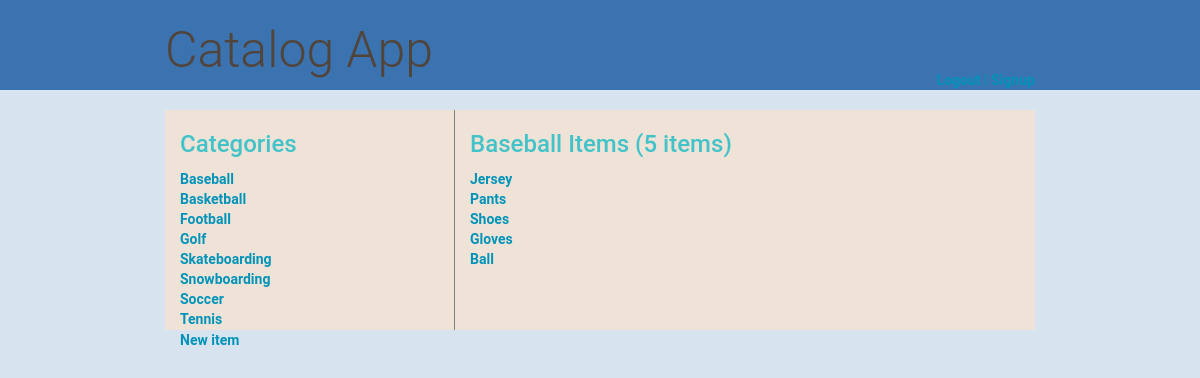
The app's page /catalog/Baseball/ (signed in) with its own data.
### db_setup2.py (models this page shows, shortened)
class Category(Base):
    __tablename__ = 'category'
    name = Column(String(80), primary_key=True, nullable=False)

class Item(Base):
    __tablename__ = 'item'
    name = Column(String(80), nullable=False)
    id = Column(Integer, primary_key=True)
    description = Column(String(1000))
    created = Column(DateTime, default=datetime.datetime.utcnow)
    category_name = Column(String, ForeignKey('category.name'))
    category = relationship(Category)

### catalog2.py (the view)
@app.route('/catalog/<category_name>/')
def showCategory(category_name):
    categories = session.query(Category).order_by(asc(Category.name))
    category = session.query(Category).filter_by(name=category_name)
    items = session.query(Item).filter_by(category_name=category_name).all()
    numitems = len(items)
    if 'username' not in login_session:
        return render_template(
                    'publicCategory.html', categories=categories,
                    items=items, category=category,
                    category_name=category_name, numitems=numitems)
    else:
        return render_template(
                    'category.html',
                    categories=categories,
                    items=items, category=category,
                    category_name=category_name,
                    numitems=numitems)

### templates/category.html
{% extends "main.html" %}
{% block content %}
    <div class="category-list col-xs-4">
        <h2> Categories </h2>
        <ul>
            {% for category in categories %}
            <li class="list-item-link">
                <a href="{{url_for('showCategory', category_name = category.name)}}">
                    {{category.name}}
                </a>
            </li>
            {% endfor %}
        </ul>
    </div>
    <div class="items-list col-xs-8">
        <h2> {{category_name}} Items ({{numitems}} items)</h2>
        <ul>
            {% for item in items %}
            <li class="list-item-link">
                <a href="{{url_for('showItem', category_name = item.category_name, item_name = item.name)}}">
                    {{item.name}}
                </a>
            </li>
            {% endfor %}
        </ul>
    </div>
    <div class="new-item-link">
        <a href="{{url_for('newItem', category_name = category_name)}}">New item</a>
    </div>
{% endblock %}

### static/mystyles.css (style rules this page uses)
* { font-family: "Helvetica Neue Bold", Roboto, Helvetica, Arial, sans-serif; font-weight: 700; }
body { background-color: #d7e3ef; }
h2 { font-size: 24px; color: #42C3C9; line-height: 29px; }
ul { list-style-type: none; margin: 0; padding: 0; }
a { font-size: 14px; color: #0093B9; line-height: 17px; }
.category-list { min-width: 137px; min-height: 220px; background-color: #EFE3D7; border-right: 1px solid grey; }
.items-list { min-height: 220px; background-color: #EFE3D7; }
.new-item-link { padding-left: 15px; }

### records on screen
Category: name "Baseball"
Category: name "Basketball"
Category: name "Football"
Category: name "Golf"
Category: name "Skateboarding"
Category: name "Snowboarding"
Category: name "Soccer"
Category: name "Tennis"
Item: name "Jersey"
Item: name "Pants"
Item: name "Shoes"
Item: name "Gloves"
Item: name "Ball"

### other values on screen
{{ category_name }} "Baseball"
{{ numitems }} "5"
